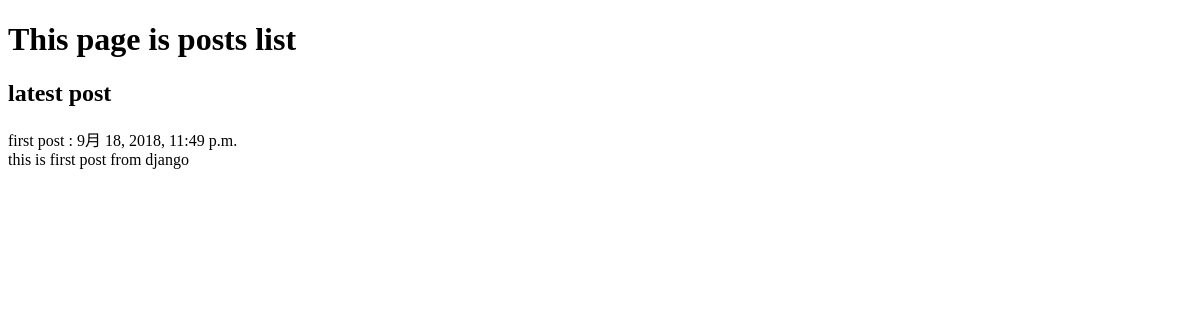
/posts/, run on an earlier commit of the app's database.
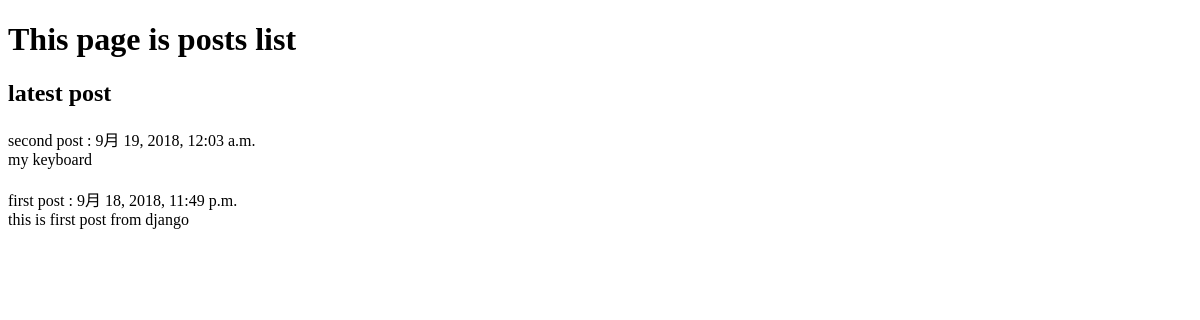
And on a later commit of the database.
### posts/models.py (models this page shows, shortened)
class Post(models.Model):
    title     = models.CharField(max_length=100)
    published = models.DateTimeField()
    image     = models.ImageField(upload_to='media/')
    body      = models.TextField()
    def summary(self):
        return self.body[:100]

### posts/views.py (the view)
def index(request):
    posts = Post.objects.order_by('-published')
    return render(request, 'posts/index.html', {'posts': posts})

### posts/templates/posts/index.html (shortened to what this page needs)
<!DOCTYPE html>
<html lang="ja-jp">
    <head>
    </head>
    <body>
        <h1>This page is posts list</h1>
        <h2>latest post</h2>
        {% for post in posts.all %}
            {{ post.title}} : {{ post.published }}<br /r>
            {{ post.summary }} <br /><br />
        {% endfor %}
    </body>
</html>

What changed in the data, as far as the page shows it:
added Post: title "second post", published "9月 19, 2018, 12:03 a.m.", summary "my keyboard"
